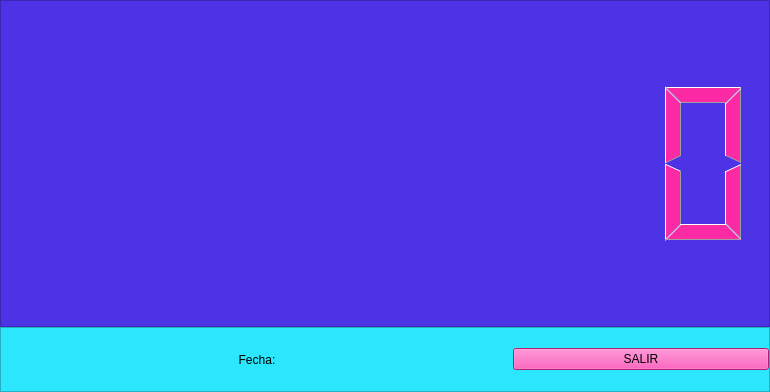
<?xml version="1.0" encoding="UTF-8"?>
<ui version="4.0">
 <class>MainWindow</class>
 <widget class="QMainWindow" name="MainWindow">
  <property name="geometry">
   <rect>
    <x>0</x>
    <y>0</y>
    <width>770</width>
    <height>392</height>
   </rect>
  </property>
  <property name="windowTitle">
   <string>Python Clock</string>
  </property>
  <widget class="QWidget" name="centralwidget">
   <layout class="QVBoxLayout" name="verticalLayout" stretch="5,1">
    <property name="spacing">
     <number>0</number>
    </property>
    <property name="leftMargin">
     <number>0</number>
    </property>
    <property name="topMargin">
     <number>0</number>
    </property>
    <property name="rightMargin">
     <number>0</number>
    </property>
    <property name="bottomMargin">
     <number>0</number>
    </property>
    <item>
     <widget class="QFrame" name="frame">
      <property name="styleSheet">
       <string notr="true">background-color: rgb(77, 51, 230);</string>
      </property>
      <property name="frameShape">
       <enum>QFrame::StyledPanel</enum>
      </property>
      <property name="frameShadow">
       <enum>QFrame::Raised</enum>
      </property>
      <layout class="QHBoxLayout" name="horizontalLayout">
       <item>
        <widget class="QLCDNumber" name="lcdNumber">
         <property name="styleSheet">
          <string notr="true">color: rgb(252, 43, 165);</string>
         </property>
         <property name="frameShape">
          <enum>QFrame::NoFrame</enum>
         </property>
         <property name="digitCount">
          <number>8</number>
         </property>
        </widget>
       </item>
      </layout>
     </widget>
    </item>
    <item>
     <widget class="QFrame" name="frame_2">
      <property name="styleSheet">
       <string notr="true">background-color: rgb(43, 230, 252);</string>
      </property>
      <property name="frameShape">
       <enum>QFrame::StyledPanel</enum>
      </property>
      <property name="frameShadow">
       <enum>QFrame::Raised</enum>
      </property>
      <layout class="QHBoxLayout" name="horizontalLayout_2" stretch="2,1">
       <property name="spacing">
        <number>0</number>
       </property>
       <property name="leftMargin">
        <number>0</number>
       </property>
       <property name="topMargin">
        <number>0</number>
       </property>
       <property name="rightMargin">
        <number>0</number>
       </property>
       <property name="bottomMargin">
        <number>0</number>
       </property>
       <item>
        <widget class="QLabel" name="lbl_fecha">
         <property name="styleSheet">
          <string notr="true">	
color: rgb(0,0,0);
font: 87 14pt &quot;Arial Black&quot;;
</string>
         </property>
         <property name="text">
          <string>Fecha:</string>
         </property>
         <property name="alignment">
          <set>Qt::AlignCenter</set>
         </property>
        </widget>
       </item>
       <item>
        <widget class="QPushButton" name="btn_salir">
         <property name="styleSheet">
          <string notr="true">QPushButton {
	
	background-color: rgb(252, 43, 165);
	font: 87 16pt &quot;Arial Black&quot;;
} 
QPushButton:hover{
	
	color: rgb(247, 194, 158);
	font: 87 16pt &quot;Arial Black&quot;;
}</string>
         </property>
         <property name="text">
          <string>SALIR</string>
         </property>
        </widget>
       </item>
      </layout>
     </widget>
    </item>
   </layout>
  </widget>
 </widget>
 <resources/>
 <connections/>
</ui>
